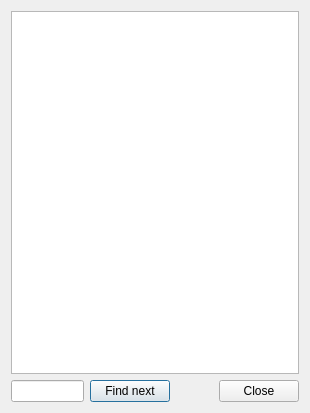
<?xml version="1.0" encoding="UTF-8"?>
<ui version="4.0">
 <class>ORCAMDlg</class>
 <widget class="QDialog" name="ORCAMDlg">
  <property name="geometry">
   <rect>
    <x>0</x>
    <y>0</y>
    <width>310</width>
    <height>413</height>
   </rect>
  </property>
  <property name="windowTitle">
   <string>ORCAM</string>
  </property>
  <layout class="QGridLayout" name="gridLayout" columnstretch="2,1,1,1">
   <item row="0" column="0" colspan="4">
    <widget class="QTableView" name="modelView"/>
   </item>
   <item row="1" column="0">
    <widget class="QLineEdit" name="lineFilter"/>
   </item>
   <item row="1" column="1">
    <widget class="QPushButton" name="btnFindNext">
     <property name="text">
      <string>Find next</string>
     </property>
    </widget>
   </item>
   <item row="1" column="2">
    <spacer name="horizontalSpacer">
     <property name="orientation">
      <enum>Qt::Horizontal</enum>
     </property>
     <property name="sizeHint" stdset="0">
      <size>
       <width>234</width>
       <height>20</height>
      </size>
     </property>
    </spacer>
   </item>
   <item row="1" column="3">
    <widget class="QPushButton" name="btnClose">
     <property name="text">
      <string>Close</string>
     </property>
    </widget>
   </item>
  </layout>
 </widget>
 <resources/>
 <connections/>
</ui>
